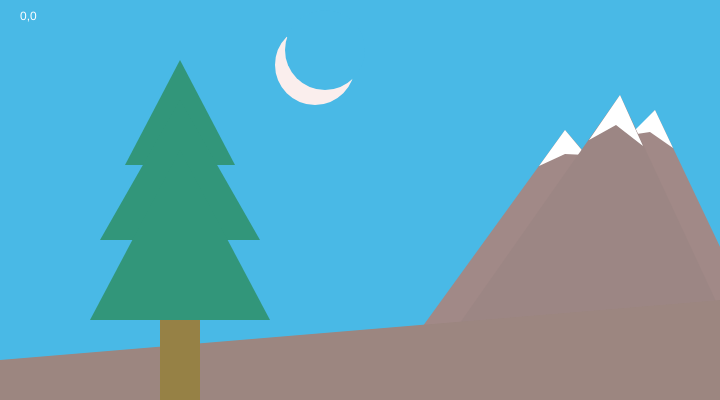
Frame 1 (no input)
Frame 60 (no input): identical to frame 1, image omitted
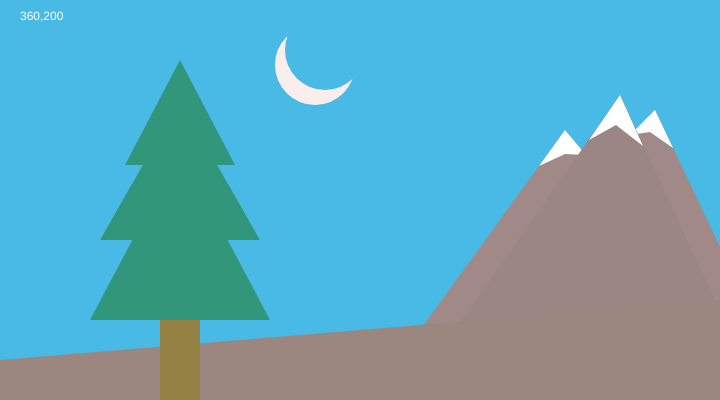
Frame 120 (the mouse pressed at the canvas centre since frame 60)

The p5.js sketch that drew these frames (run headless with seeded random() and noise() and a simulated clock; from frame 60 on, the mouse is pressed at the canvas centre):

// p5.js sketch
// ── sketch.js
function setup() {
  // Sets the screen to be 720 pixels wide and 400 pixels high
  createCanvas(720, 400);
}
function draw(){
  background('#49b9e6');
  noStroke();

  //Mountain 2
  fill('#a18987');
  triangle(565, 130, 420, 330, 720, 310);
  //Top 2
  fill('white');
  quad(565, 130,539,166,565,154,586,155);
  //Mountain 3
  fill('#a18987');
  triangle(655, 110, 455, 330, 750, 310);
  //Top 3
  fill('white');
  quad(655,110,630,135,650,132,673,148);
  //Mountain 1
  fill('#9c8684');
  triangle(620, 95, 455, 330, 720, 310);
  //Top 1
  fill('white');
  quad(620,95,589,140,616,125,643,146);

//ground
  fill('#9c8680');
  quad(0, 360, 0, 400, 720, 400, 720, 300);

//tree trunk
  fill('#968145');
  rect(160, 200, 40, 200);
  //tree leaves top
  fill('#32967a');
  triangle(180, 60, 125, 165, 235, 165);
  //tree leaves mid
  fill('#32967a');
  triangle(180, 100, 100, 240, 260, 240);
  //tree leaves bottom
  fill('#32967a');
  triangle(180, 150, 90, 320, 270, 320);

//moon
  fill('#faeeed');
  arc(315, 65, 80, 80, 0, PI + QUARTER_PI);
  //crescant
  fill('#49b9e6');
  ellipse(325, 50, 80, 80);

  fill('white');
  text(mouseX + ',' + mouseY, 20,20);
}
